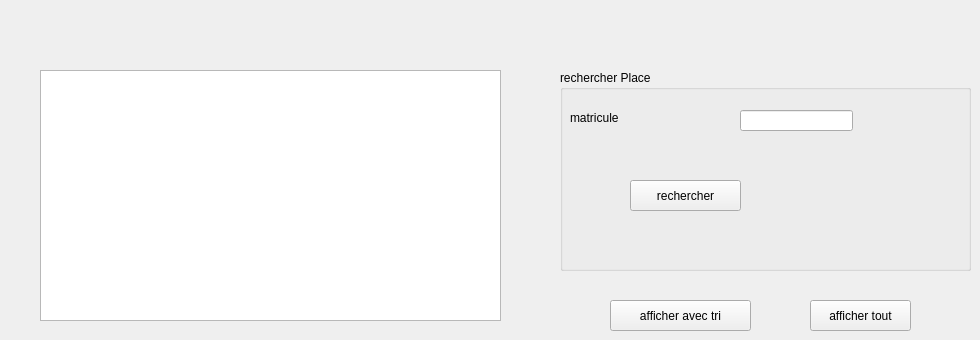
      <widget class="QWidget" name="tab_15">
       <attribute name="title">
        <string>afficher parking</string>
       </attribute>
       <widget class="QTableView" name="tableView_5">
        <property name="geometry">
         <rect>
          <x>40</x>
          <y>70</y>
          <width>461</width>
          <height>251</height>
         </rect>
        </property>
       </widget>
       <widget class="QGroupBox" name="groupBox_24">
        <property name="geometry">
         <rect>
          <x>560</x>
          <y>70</y>
          <width>411</width>
          <height>201</height>
         </rect>
        </property>
        <property name="title">
         <string>rechercher Place</string>
        </property>
        <widget class="QLabel" name="label_75">
         <property name="geometry">
          <rect>
           <x>10</x>
           <y>40</y>
           <width>71</width>
           <height>16</height>
          </rect>
         </property>
         <property name="text">
          <string>matricule</string>
         </property>
        </widget>
        <widget class="QLineEdit" name="mat_par_rech">
         <property name="geometry">
          <rect>
           <x>180</x>
           <y>40</y>
           <width>113</width>
           <height>21</height>
          </rect>
         </property>
        </widget>
        <widget class="QPushButton" name="pushButton_31">
         <property name="geometry">
          <rect>
           <x>70</x>
           <y>110</y>
           <width>111</width>
           <height>31</height>
          </rect>
         </property>
         <property name="text">
          <string>rechercher</string>
         </property>
        </widget>
       </widget>
       <widget class="QPushButton" name="pushButton_32">
        <property name="geometry">
         <rect>
          <x>610</x>
          <y>300</y>
          <width>141</width>
          <height>31</height>
         </rect>
        </property>
        <property name="text">
         <string>afficher avec tri</string>
        </property>
       </widget>
       <widget class="QPushButton" name="pushButton_40">
        <property name="geometry">
         <rect>
          <x>810</x>
          <y>300</y>
          <width>101</width>
          <height>31</height>
         </rect>
        </property>
        <property name="text">
         <string>afficher tout</string>
        </property>
       </widget>
      </widget>
